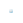

Python code for this plot:
import numpy as np
from matrixdraw.draw import Matrix, PlotConfig

array = np.array([[1, 2, 3], [4, -5, 6], [7, 8, 9]])
config = PlotConfig(size=50)
Matrix(array, config).save("simple.svg")
